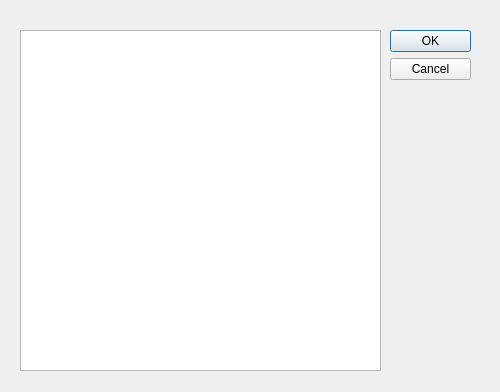
<?xml version="1.0" encoding="UTF-8"?>
<ui version="4.0">
 <class>Profile</class>
 <widget class="QDialog" name="Profile">
  <property name="geometry">
   <rect>
    <x>0</x>
    <y>0</y>
    <width>500</width>
    <height>392</height>
   </rect>
  </property>
  <property name="windowTitle">
   <string>Profile</string>
  </property>
  <widget class="QDialogButtonBox" name="buttonBox">
   <property name="geometry">
    <rect>
     <x>390</x>
     <y>30</y>
     <width>81</width>
     <height>241</height>
    </rect>
   </property>
   <property name="orientation">
    <enum>Qt::Vertical</enum>
   </property>
   <property name="standardButtons">
    <set>QDialogButtonBox::Cancel|QDialogButtonBox::Ok</set>
   </property>
  </widget>
  <widget class="QTextBrowser" name="textBrowser">
   <property name="geometry">
    <rect>
     <x>20</x>
     <y>30</y>
     <width>361</width>
     <height>341</height>
    </rect>
   </property>
  </widget>
 </widget>
 <resources/>
 <connections>
  <connection>
   <sender>buttonBox</sender>
   <signal>accepted()</signal>
   <receiver>Profile</receiver>
   <slot>accept()</slot>
   <hints>
    <hint type="sourcelabel">
     <x>248</x>
     <y>254</y>
    </hint>
    <hint type="destinationlabel">
     <x>157</x>
     <y>274</y>
    </hint>
   </hints>
  </connection>
  <connection>
   <sender>buttonBox</sender>
   <signal>rejected()</signal>
   <receiver>Profile</receiver>
   <slot>reject()</slot>
   <hints>
    <hint type="sourcelabel">
     <x>316</x>
     <y>260</y>
    </hint>
    <hint type="destinationlabel">
     <x>286</x>
     <y>274</y>
    </hint>
   </hints>
  </connection>
 </connections>
</ui>
